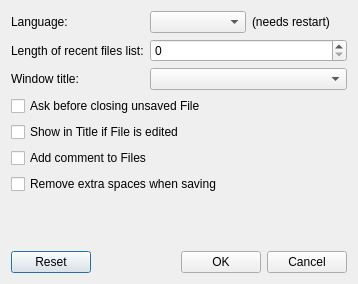
<?xml version="1.0" encoding="UTF-8"?>
<ui version="4.0">
 <class>SettingsDialog</class>
 <widget class="QDialog" name="SettingsDialog">
  <property name="geometry">
   <rect>
    <x>0</x>
    <y>0</y>
    <width>358</width>
    <height>284</height>
   </rect>
  </property>
  <property name="windowTitle">
   <string>Settings</string>
  </property>
  <layout class="QVBoxLayout" name="verticalLayout">
   <item>
    <layout class="QFormLayout" name="formLayout">
     <item row="0" column="0">
      <widget class="QLabel" name="label">
       <property name="text">
        <string>Language:</string>
       </property>
      </widget>
     </item>
     <item row="0" column="1">
      <layout class="QHBoxLayout" name="horizontalLayout_4">
       <item>
        <widget class="QComboBox" name="language_box">
         <property name="maximumSize">
          <size>
           <width>200</width>
           <height>16777215</height>
          </size>
         </property>
        </widget>
       </item>
       <item>
        <widget class="QLabel" name="label_2">
         <property name="text">
          <string>(needs restart)</string>
         </property>
        </widget>
       </item>
      </layout>
     </item>
     <item row="1" column="0">
      <widget class="QLabel" name="label_3">
       <property name="text">
        <string>Length of recent files list:</string>
       </property>
      </widget>
     </item>
     <item row="1" column="1">
      <widget class="QSpinBox" name="recent_files_spin_box">
       <property name="sizePolicy">
        <sizepolicy hsizetype="Expanding" vsizetype="Fixed">
         <horstretch>0</horstretch>
         <verstretch>0</verstretch>
        </sizepolicy>
       </property>
      </widget>
     </item>
     <item row="2" column="0">
      <widget class="QLabel" name="label_4">
       <property name="text">
        <string>Window title:</string>
       </property>
      </widget>
     </item>
     <item row="2" column="1">
      <widget class="QComboBox" name="window_title_box">
       <property name="sizePolicy">
        <sizepolicy hsizetype="Expanding" vsizetype="Fixed">
         <horstretch>0</horstretch>
         <verstretch>0</verstretch>
        </sizepolicy>
       </property>
      </widget>
     </item>
    </layout>
   </item>
   <item>
    <widget class="QCheckBox" name="check_save_check_box">
     <property name="text">
      <string>Ask before closing unsaved File</string>
     </property>
    </widget>
   </item>
   <item>
    <widget class="QCheckBox" name="title_edited_check_box">
     <property name="text">
      <string>Show in Title if File is edited</string>
     </property>
    </widget>
   </item>
   <item>
    <widget class="QCheckBox" name="add_comment_check_box">
     <property name="text">
      <string>Add comment to Files</string>
     </property>
    </widget>
   </item>
   <item>
    <widget class="QCheckBox" name="strip_spaces_check_box">
     <property name="text">
      <string>Remove extra spaces when saving</string>
     </property>
    </widget>
   </item>
   <item>
    <spacer name="verticalSpacer">
     <property name="orientation">
      <enum>Qt::Orientation::Vertical</enum>
     </property>
     <property name="sizeHint" stdset="0">
      <size>
       <width>20</width>
       <height>40</height>
      </size>
     </property>
    </spacer>
   </item>
   <item>
    <layout class="QHBoxLayout" name="horizontalLayout_2">
     <item>
      <widget class="QPushButton" name="reset_button">
       <property name="text">
        <string>Reset</string>
       </property>
      </widget>
     </item>
     <item>
      <spacer name="horizontalSpacer">
       <property name="orientation">
        <enum>Qt::Orientation::Horizontal</enum>
       </property>
       <property name="sizeHint" stdset="0">
        <size>
         <width>40</width>
         <height>20</height>
        </size>
       </property>
      </spacer>
     </item>
     <item>
      <widget class="QPushButton" name="ok_button">
       <property name="text">
        <string>OK</string>
       </property>
      </widget>
     </item>
     <item>
      <widget class="QPushButton" name="cancel_button">
       <property name="text">
        <string>Cancel</string>
       </property>
      </widget>
     </item>
    </layout>
   </item>
  </layout>
 </widget>
 <resources/>
 <connections/>
</ui>
